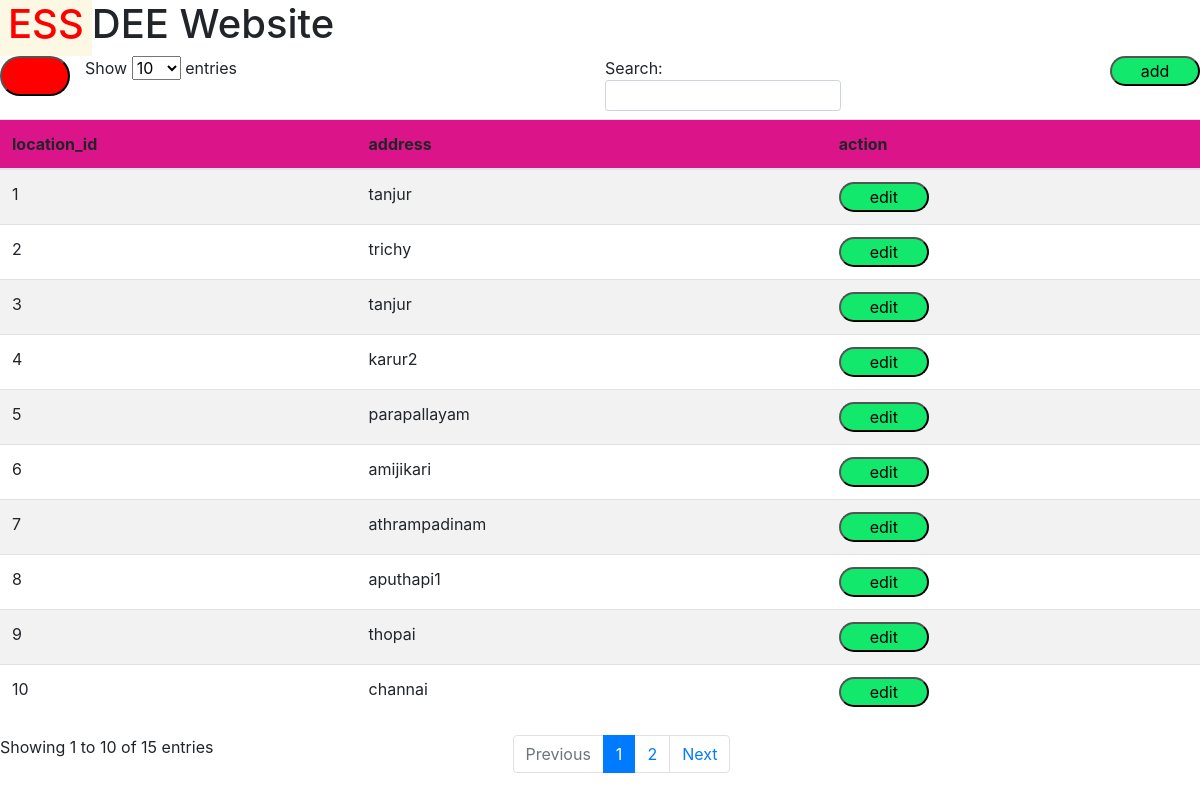
Before: /locatin with the older database file.
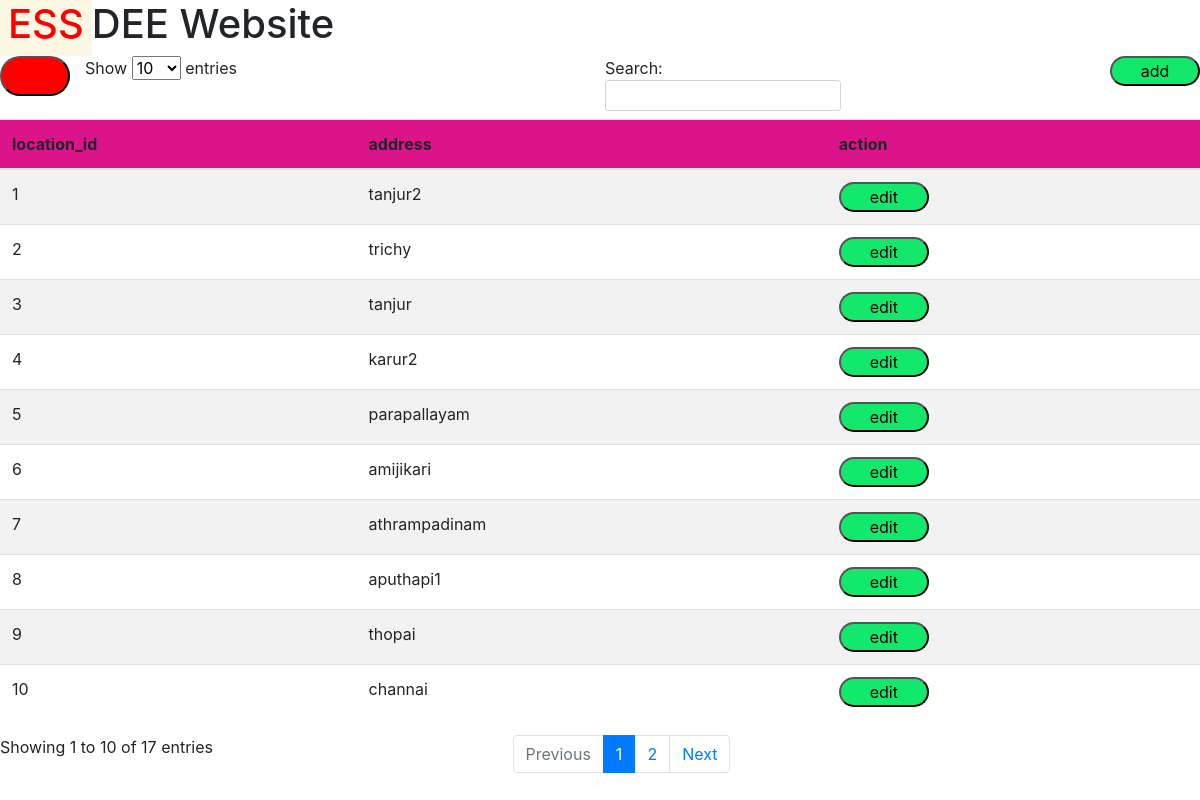
After: the same page with the newer database file.
### tables this page shows
CREATE TABLE Location(loction_id INTEGER PRIMARY KEY AUTOINCREMENT,address text NOT NULL);

### f1.py (the view)
@app.route('/locatin')
def loc():
    con = sqlite3.connect('main.db')
    cur = con.cursor()
    tbl="select * from Location"
    cur.execute(tbl)
    x =cur.fetchall()
    print(x)
    con.commit()
    con.close()
    return render_template('loction.html',x=x)

### templates/loction.html (shortened to what this page needs)
<!DOCTYPE html>
<html>
    <head>
      <link rel="stylesheet" href="{{ url_for('static', filename='css/main.css') }}">
      <link rel="stylesheet" href="https://cdn.jsdelivr.net/npm/bootstrap@4.1.3/dist/css/bootstrap.min.css">
    </head>
<body>
  <div class="modal fade" id="exampleModal" tabindex="-1" role="dialog" aria-labelledby="exampleModalLabel" aria-hidden="true">
    <div class="modal-dialog" role="document">
    </div>
  </div>
  <h1><mark class="markline">ESS</mark>DEE Website</h1>
  <form action="/" method='post'>
    <button type="submit" class="fa fa-home" style="font-size:20px;background-color:red;border-radius: 30px;width: 70px; height: 40px;float: left;"></button>
    </form>
{% block content %}
  <table id="data" class="table table-striped">
    <thead>
      <tr>
        <th>location_id</th>
        <th>address</th>
        <th>action</th>
      </tr>
    </thead>
    <tbody>
      {% for user in x %}
        <tr>
          <td>{{user[0]}}</td>
          <td>{{user[1]}}</td>
          <td>
            <form action="{{ url_for('locedit1', id=user[0]) }}" method='post'><button  type="submit" value="edit" class="btn1" id="showedit"> edit</button></form>
          </td>
        </tr>
      {% endfor %}
      <button type="button" class="btn1" data-toggle="modal" data-target="#exampleModal" data-whatever="@mdo" style="float:right;">add</button>
    </tbody>
  </table>
{% endblock %}
</body>
</html>

Changed rows visible on the page:
changed Location id 1: address "tanjur" → "tanjur2"
Other visible differences:
text written by a page script: "Show entries Search: Showing 1 to 10 of 15 entries Previous 1 2 Next" → "Show entries Search: Showing 1 to 10 of 17 entries Previous 1 2 Next"
